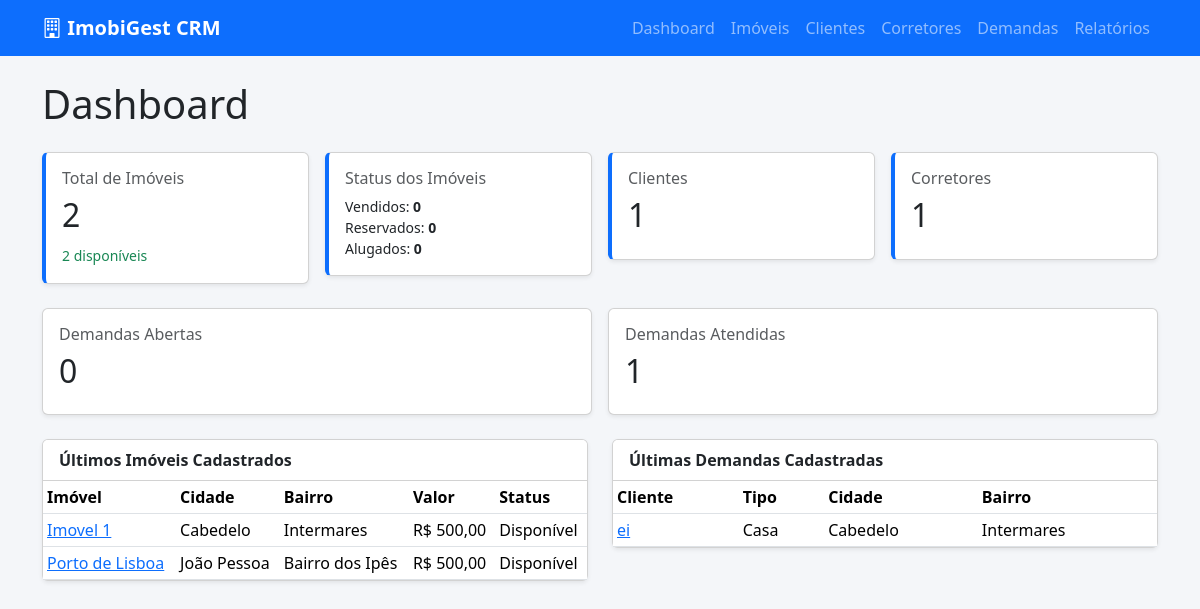
The page / on the database its author committed.
### apps/imoveis/models.py (models this page shows, shortened)
class Imovel(models.Model):
    STATUS_CHOICES = [
        ('disponivel', 'Disponível'),
        ('reservado', 'Reservado'),
        ('vendido', 'Vendido'),
        ('alugado', 'Alugado'),
    ]
    FINALIDADE_CHOICES = [
        ('venda', 'Venda'),
        ('locacao', 'Locação'),
    ]
    POSICAO_SOLAR_CHOICES = [
        ('nascente', 'Nascente'),
        ('sul', 'Sul'),
        ('poente', 'Poente'),
    ]
    titulo = models.CharField(max_length=200)
    categoria = models.ForeignKey('Categoria', on_delete=models.SET_NULL, null=True)
    finalidade = models.CharField(max_length=20, choices=FINALIDADE_CHOICES)
    cidade = models.CharField(max_length=50, choices=CIDADE_CHOICES, default='João Pessoa')
    bairro = models.CharField(max_length=100)
    endereco = models.CharField(max_length=255, blank=True, null=True)
    valor = models.DecimalField(max_digits=12, decimal_places=2)
    valor_condominio = models.DecimalField(max_digits=12, decimal_places=2, blank=True, null=True)
    descricao = models.TextField()
    status = models.CharField(max_length=20, choices=STATUS_CHOICES)
    dormitorios = models.IntegerField(default=0)
    suites = models.IntegerField(default=0)
    banheiros = models.IntegerField(default=0)
    vagas = models.IntegerField(default=0)
    vagas_cobertas = models.IntegerField(default=0)
    area_total = models.DecimalField(max_digits=10, decimal_places=2, blank=True, null=True)
    area_construida = models.DecimalField(max_digits=10, decimal_places=2, blank=True, null=True)
    andar = models.IntegerField(blank=True, null=True)
    elevador = models.BooleanField(default=False)
    varanda = models.BooleanField(default=False)
    posicao_solar = models.CharField(
        max_length=20,
        choices=POSICAO_SOLAR_CHOICES,
        blank=True,
        null=True
    )
    corretor = models.ForeignKey('Corretor', on_delete=models.SET_NULL, null=True)
    infraestrutura = models.ManyToManyField('Infraestrutura', blank=True)

class DemandaCliente(models.Model):
    TIPO_CHOICES = [
        ('casa', 'Casa'),
        ('apartamento', 'Apartamento'),
        ('cobertura', 'Cobertura'),
        ('terreno', 'Terreno'),
        ('comercial', 'Comercial'),
    ]
    FINALIDADE_CHOICES = [
        ('venda', 'Venda'),
        ('locacao', 'Locação'),
    ]
    STATUS_CHOICES = [
        ('aberta', 'Aberta'),
        ('atendida', 'Atendida'),
    ]
    cliente = models.ForeignKey('Cliente', on_delete=models.CASCADE)
    tipo_imovel = models.CharField(max_length=30, choices=TIPO_CHOICES)
    finalidade = models.CharField(max_length=20, choices=FINALIDADE_CHOICES)
    status = models.CharField(max_length=20, choices=STATUS_CHOICES, default='aberta')
    valor_minimo = models.DecimalField(max_digits=12, decimal_places=2, null=True, blank=True)
    valor_maximo = models.DecimalField(max_digits=12, decimal_places=2, null=True, blank=True)
    cidade = models.CharField(max_length=50, choices=CIDADE_CHOICES, default='João Pessoa')
    bairro = models.CharField(max_length=100, blank=True, null=True)
    bairros = models.CharField(max_length=500, blank=True, null=True, help_text='Bairros separados por vírgula')
    dormitorios = models.IntegerField(null=True, blank=True)
    vagas = models.IntegerField(null=True, blank=True)
    posicao_solar = models.CharField(
        max_length=15,
        choices=[
            ('nascente', 'Nascente'),
            ('sul', 'Sul'),
            ('poente', 'Poente'),
            ('indiferente', 'Indiferente'),
        ],
        default='indiferente',
    )
    infraestrutura = models.ManyToManyField('Infraestrutura', blank=True)
    criado_em = models.DateTimeField(auto_now_add=True)

class Cliente(models.Model):
    nome = models.CharField(max_length=150)
    telefone = models.CharField(max_length=20)
    email = models.EmailField(blank=True, null=True)
    observacao = models.TextField(blank=True, null=True)
    criado_em = models.DateTimeField(auto_now_add=True)

### apps/dashboard/views.py (the view)
# urls.py: path('', DashboardView.as_view(), name='dashboard'),
class DashboardView(TemplateView):
    template_name = 'dashboard/index.html'
    def get_context_data(self, **kwargs):
        context = super().get_context_data(**kwargs)
        imoveis = Imovel.objects.all()
        demandas = DemandaCliente.objects.select_related('cliente')
        context.update({
            'total_imoveis': imoveis.count(),
            'imoveis_disponiveis': imoveis.filter(status='disponivel').count(),
            'imoveis_vendidos': imoveis.filter(status='vendido').count(),
            'imoveis_reservados': imoveis.filter(status='reservado').count(),
            'imoveis_alugados': imoveis.filter(status='alugado').count(),
            'total_clientes': Cliente.objects.count(),
            'total_corretores': Corretor.objects.count(),
            'demandas_abertas': demandas.filter(status='aberta').count(),
            'demandas_atendidas': demandas.filter(status='atendida').count(),
            'ultimos_imoveis': imoveis.select_related('categoria').order_by('-id')[:5],
            'ultimas_demandas': demandas.order_by('-criado_em')[:5],
        })
        return context

### apps/imoveis/templatetags/moeda_filters.py (called while the page is built)
@register.filter
def moeda(valor):
    return formatar_moeda(valor)

### apps/imoveis/utils.py (called while the page is built)
def formatar_moeda(valor, simbolo=True):
    if valor is None or valor == '':
        return '—'
    try:
        numero = Decimal(str(valor))
        texto = f'{numero:,.2f}'.replace(',', 'X').replace('.', ',').replace('X', '.')
        return f'R$ {texto}' if simbolo else texto
    except (InvalidOperation, ValueError, TypeError):
        return str(valor)

### templates/dashboard/index.html (shortened to what this page needs)
{% extends 'base.html' %}
{% load moeda_filters %}
{% block content %}
<h1 class="mb-4">Dashboard</h1>
<div class="row g-3 mb-4">
    <div class="col-md-3">
        <div class="card card-stat shadow-sm">
            <div class="card-body">
                <h6 class="text-muted">Total de Imóveis</h6>
                <h2>{{ total_imoveis }}</h2>
                <small class="text-success">{{ imoveis_disponiveis }} disponíveis</small>
            </div>
        </div>
    </div>
    <div class="col-md-3">
        <div class="card card-stat shadow-sm">
            <div class="card-body">
                <h6 class="text-muted">Status dos Imóveis</h6>
                <div class="small">
                    <div>Vendidos: <strong>{{ imoveis_vendidos }}</strong></div>
                    <div>Reservados: <strong>{{ imoveis_reservados }}</strong></div>
                    <div>Alugados: <strong>{{ imoveis_alugados }}</strong></div>
                </div>
            </div>
        </div>
    </div>
    <div class="col-md-3">
        <div class="card card-stat shadow-sm">
            <div class="card-body">
                <h6 class="text-muted">Clientes</h6>
                <h2>{{ total_clientes }}</h2>
            </div>
        </div>
    </div>
    <div class="col-md-3">
        <div class="card card-stat shadow-sm">
            <div class="card-body">
                <h6 class="text-muted">Corretores</h6>
                <h2>{{ total_corretores }}</h2>
            </div>
        </div>
    </div>
</div>
<div class="row g-3 mb-4">
    <div class="col-md-6">
        <div class="card shadow-sm">
            <div class="card-body">
                <h6 class="text-muted">Demandas Abertas</h6>
                <h2>{{ demandas_abertas }}</h2>
            </div>
        </div>
    </div>
    <div class="col-md-6">
        <div class="card shadow-sm">
            <div class="card-body">
                <h6 class="text-muted">Demandas Atendidas</h6>
                <h2>{{ demandas_atendidas }}</h2>
            </div>
        </div>
    </div>
</div>
<div class="row g-4">
    <div class="col-lg-6">
        <div class="card shadow-sm">
            <div class="card-header bg-white"><strong>Últimos Imóveis Cadastrados</strong></div>
            <div class="table-responsive">
                <table class="table table-sm mb-0">
                    <thead>
                        <tr>
                            <th>Imóvel</th>
                            <th>Cidade</th>
                            <th>Bairro</th>
                            <th>Valor</th>
                            <th>Status</th>
                        </tr>
                    </thead>
                    <tbody>
                        {% for imovel in ultimos_imoveis %}
                        <tr>
                            <td><a href="{% url 'imoveis:detail' imovel.pk %}">{{ imovel.titulo }}</a></td>
                            <td>{{ imovel.cidade }}</td>
                            <td>{{ imovel.bairro }}</td>
                            <td>{{ imovel.valor|moeda }}</td>
                            <td>{{ imovel.get_status_display }}</td>
                        </tr>
                        {% empty %}
                        <tr><td colspan="5" class="text-muted">Nenhum imóvel cadastrado.</td></tr>
                        {% endfor %}
                    </tbody>
                </table>
            </div>
        </div>
    </div>
    <div class="col-lg-6">
        <div class="card shadow-sm">
            <div class="card-header bg-white"><strong>Últimas Demandas Cadastradas</strong></div>
            <div class="table-responsive">
                <table class="table table-sm mb-0">
                    <thead>
                        <tr>
                            <th>Cliente</th>
                            <th>Tipo</th>
                            <th>Cidade</th>
                            <th>Bairro</th>
                        </tr>
                    </thead>
                    <tbody>
                        {% for demanda in ultimas_demandas %}
                        <tr>
                            <td><a href="{% url 'demandas:detail' demanda.pk %}">{{ demanda.cliente.nome }}</a></td>
                            <td>{{ demanda.get_tipo_imovel_display }}</td>
                            <td>{{ demanda.cidade|default:"—" }}</td>
                            <td>{{ demanda.bairros|default:demanda.bairro|default:"—" }}</td>
                        </tr>
                        {% empty %}
                        <tr><td colspan="4" class="text-muted">Nenhuma demanda cadastrada.</td></tr>
                        {% endfor %}
                    </tbody>
                </table>
            </div>
        </div>
    </div>
</div>
{% endblock %}

### templates/base.html (style rules this page uses)
body { background-color: #f4f6f9; }
.card-stat { border-left: 4px solid #0d6efd; }

### rows shown on the page
Imovel: titulo "Imovel 1", cidade "Cabedelo", bairro "Intermares", valor|moeda "R$ 500,00", status "Disponível"
Imovel: titulo "Porto de Lisboa", cidade "João Pessoa", bairro "Bairro dos Ipês", valor|moeda "R$ 500,00", status "Disponível"
DemandaCliente: cliente.nome "ei", tipo_imovel "Casa", cidade "Cabedelo", bairros "Intermares"

### other values the page prints
{{ total_imoveis }} "2"
{{ imoveis_disponiveis }} "2"
{{ imoveis_vendidos }} "0"
{{ imoveis_reservados }} "0"
{{ imoveis_alugados }} "0"
{{ total_clientes }} "1"
{{ total_corretores }} "1"
{{ demandas_abertas }} "0"
{{ demandas_atendidas }} "1"
